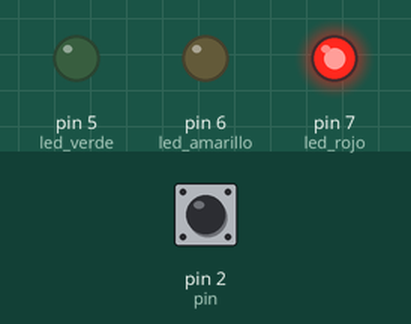
Recording of a sketch running on a simulated Arduino Uno, built with avr-gcc and run on an emulated ATmega328P. Parts: output pins drawn as LEDs (lit = HIGH). The test bench sets the inputs (shaded band); at power-on: pin 2 (pin) HIGH.

Above: at 1.2 s.
1.3 s: pin 2 (pin) pulled LOW for 0.15 s
At 2.6 s:
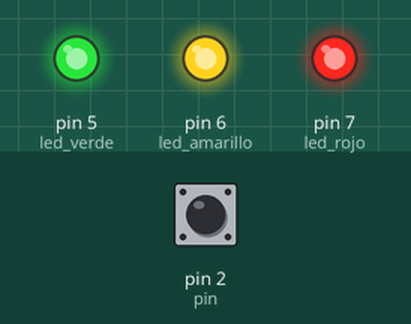
At 4.0 s:
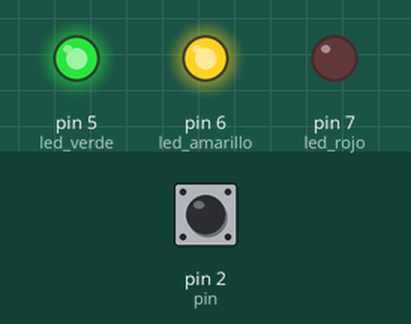
4.4 s: pin 2 (pin) pulled LOW for 1 s
At 5.2 s:
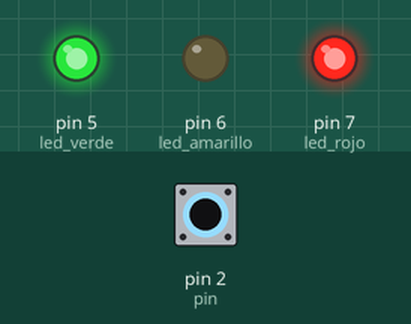
8.4 s: pin 2 (pin) pulled LOW for 3.2 s
Timing chart, 0 to 25.5 s (numbered marks = the images above; inputs shaded):
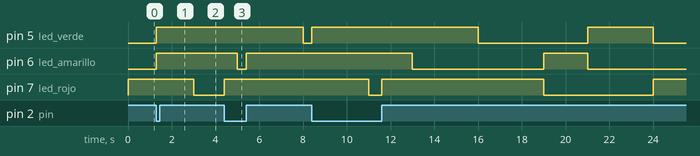

The sketch:

Ejercicio_4_-_interrupciones.ino
```cpp
int led_rojo = 7;
int led_amarillo = 6;
int led_verde = 5;
const int pin = 2;
int contador = 0;

void setup(){
  pinMode (led_rojo, OUTPUT);
  pinMode (led_amarillo, OUTPUT);
  pinMode (led_verde, OUTPUT);
  Serial.begin(9600);
  pinMode(pin, INPUT_PULLUP);
  attachInterrupt(digitalPinToInterrupt(pin), fcontador, CHANGE);
}

void loop(){
  digitalWrite(led_rojo, HIGH);
  delay(3000);
  digitalWrite(led_rojo, LOW);
  digitalWrite(led_amarillo, HIGH);
  delay(2000);
  digitalWrite(led_amarillo, LOW);
  digitalWrite(led_verde, HIGH);
  delay(3000);
  digitalWrite(led_verde, LOW);
}

void fcontador(){
  digitalWrite(led_rojo, HIGH);
  digitalWrite(led_amarillo, HIGH);
  digitalWrite(led_verde, HIGH);
  delay(5000);
}
```

Measured:
- after the input at 1.3 s, pin 5 (led_verde): LOW → HIGH at once; pin 6 (led_amarillo): LOW → HIGH after 0.00 s instead of 1.7 s
- after the input at 4.4 s, pin 7 (led_rojo): LOW → HIGH after 0.00 s instead of 3.6 s
